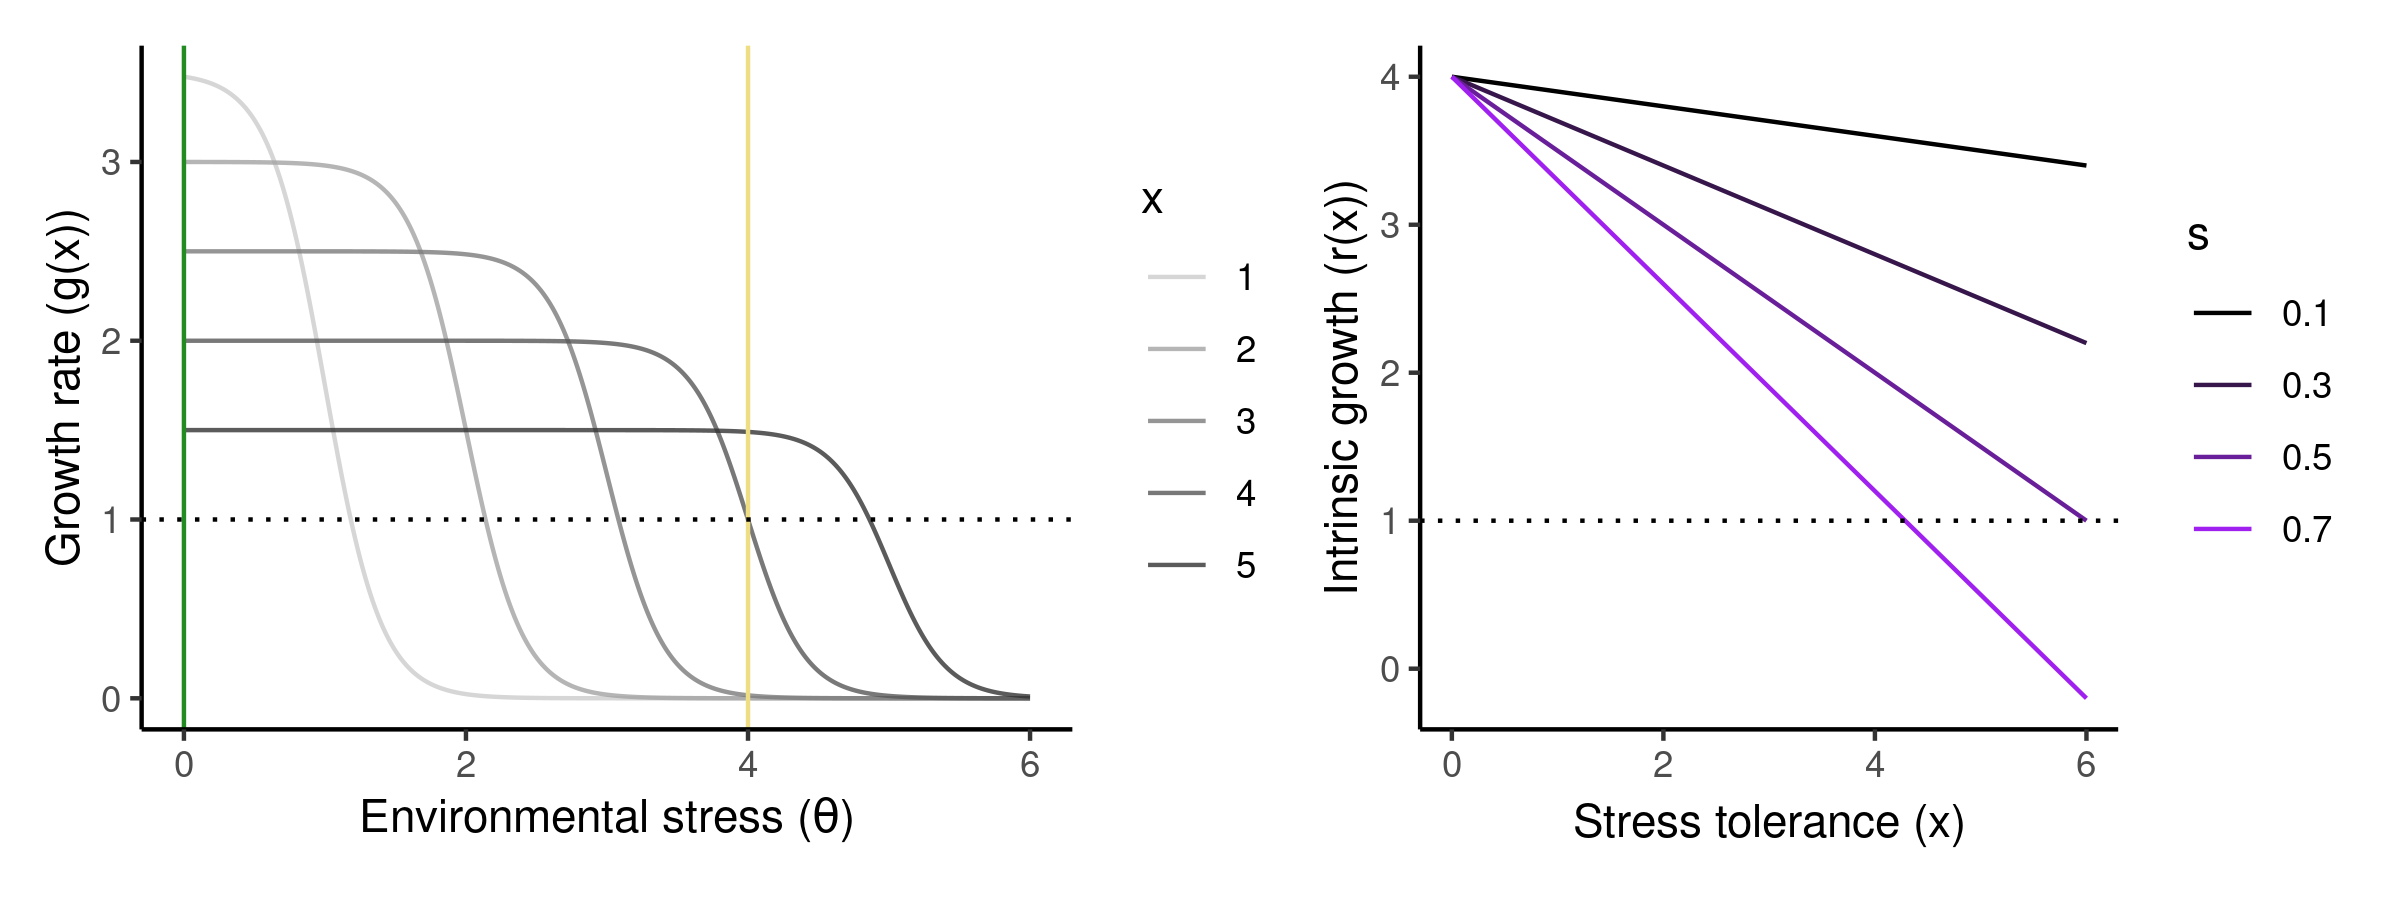

This chart was generated by the following R code:
rm(list = ls())

library(tidyverse)
library(patchwork)

theme_set(theme_classic())

rmax <- 4

svalues <- c(0.1, 0.3, 0.5, 0.7)

data <- map_dfr(svalues, function(s) {

  tibble(x = seq(0, 6, 0.01), s = s, r = rmax - s * x)

})

p1 <- data %>%
  ggplot(aes(x = x, y = r, group = s, color = s)) +
  geom_line() +
  scale_color_gradient(low = "black", high = "purple", guide = "legend", breaks = svalues) +
  xlab("Stress tolerance (x)") +
  ylab("Intrinsic growth (r(x))") +
  geom_hline(yintercept = 1, linetype = 3)

s <- 0.5
a <- 5

xvalues <- c(1, 2, 3, 4, 5)

data2 <- map_dfr(xvalues, function(x) {

  tibble(
    theta = seq(0, 6, 0.01),
    x = x,
    g = (rmax - s * x) / (1 + exp(a * (theta - x)))
  )

})

p2 <- data2 %>%
  ggplot(aes(x = theta, y = g, color = x, group = x)) +
  geom_line(alpha = 0.8) +
  scale_color_gradient(low = "gray80", high = "gray20", guide = "legend", breaks = xvalues) +
  xlab(parse(text = "'Environmental stress ('*theta*')'")) +
  ylab("Growth rate (g(x))") +
  geom_vline(xintercept = 0, linetype = 1, color = "forestgreen") +
  geom_vline(xintercept = 4, linetype = 1, color = "lightgoldenrod") +
  geom_hline(yintercept = 1, linetype = 3)

plot <- wrap_plots(p2, p1, nrow = 1, widths = c(4, 3))

ggsave("zz.png", plot, width = 8, height = 3, dpi = 300)
ggsave("zz_labelled.png", plot + plot_annotation(tag_level = "A"), width = 8, height = 3, dpi = 300)
